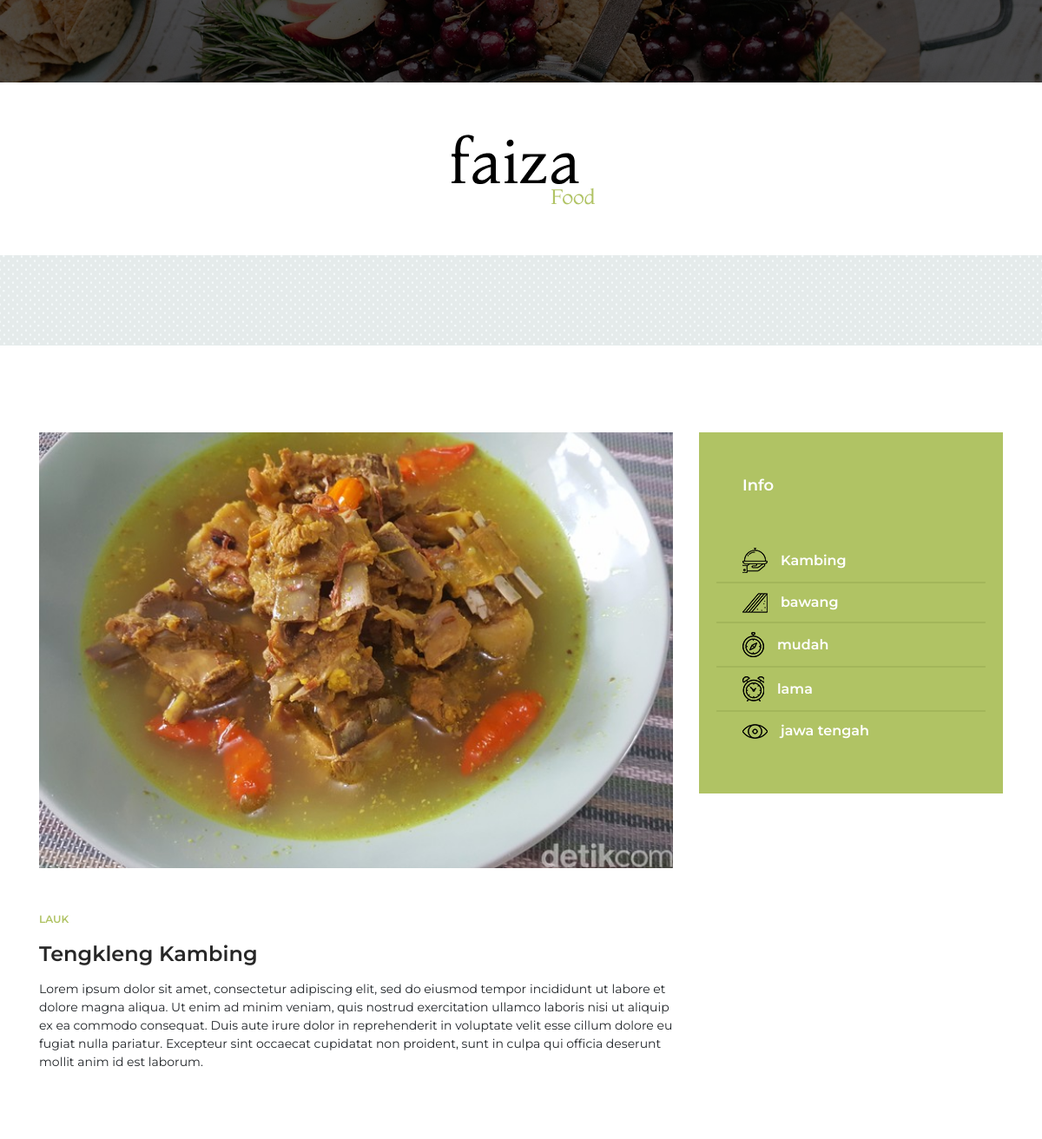
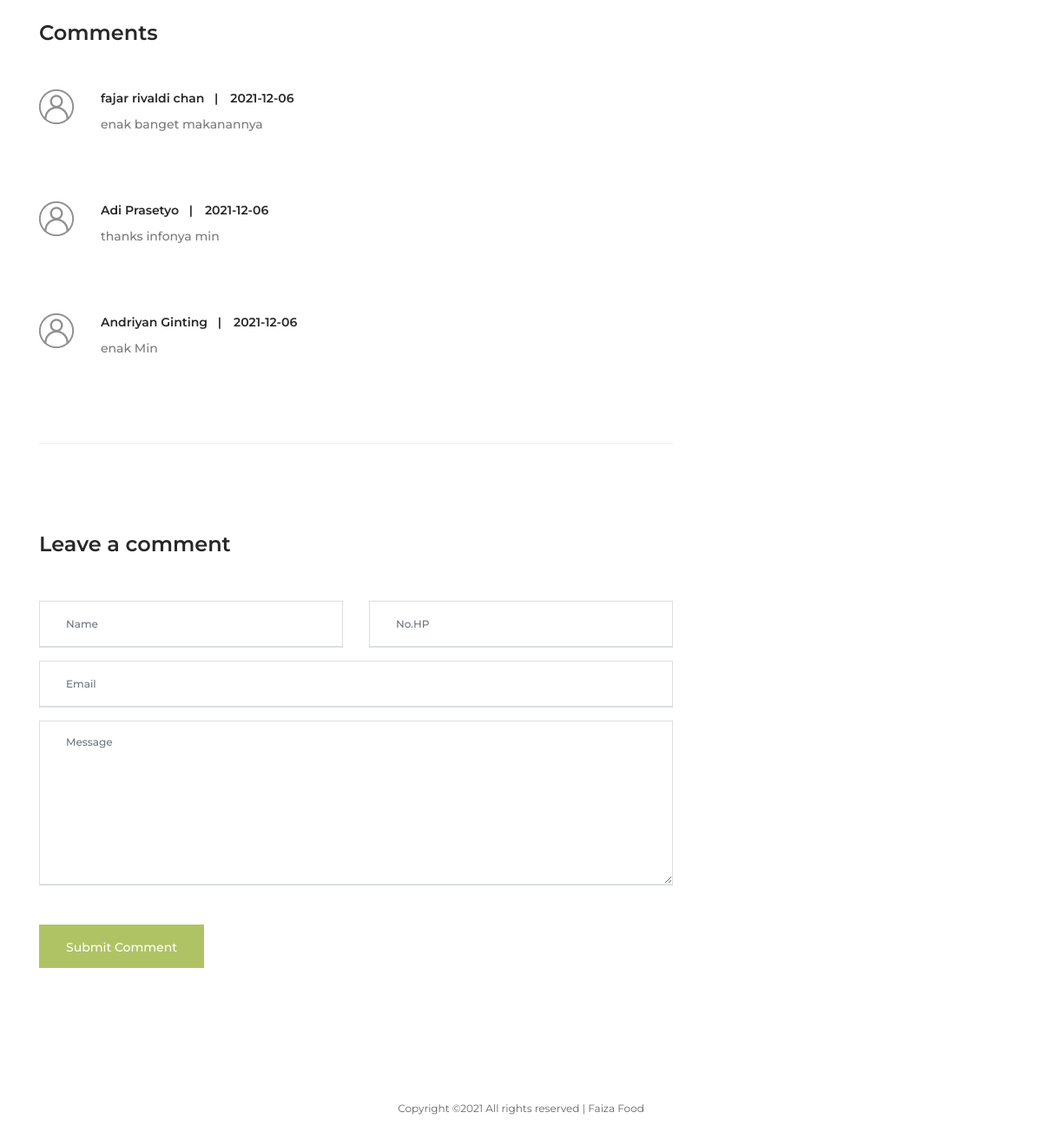
Screenshot of /page/detail/4 with the database file from the repository (2 pictures, top to bottom).
### tables this page shows
CREATE TABLE `tbl_resep` (
  `id` int(11) NOT NULL,
  `nama` varchar(50) NOT NULL,
  `bahan` varchar(50) NOT NULL,
  `bumbu` varchar(50) NOT NULL,
  `kesulitan` varchar(50) NOT NULL,
  `waktu` varchar(50) NOT NULL,
  `kategori` varchar(50) NOT NULL,
  `asal` varchar(50) NOT NULL,
  `gambar` varchar(50) NOT NULL,
  `masak` longtext NOT NULL
);

CREATE TABLE `tbl_komen` (
  `id` int(11) NOT NULL,
  `id_resep` int(11) NOT NULL,
  `tgl` date DEFAULT NULL,
  `nama` varchar(100) NOT NULL,
  `email` varchar(100) NOT NULL,
  `hp` varchar(100) NOT NULL,
  `isi` text NOT NULL
);

### application/controllers/Page.php (called while the page is built, shortened)
<?php
class Page extends CI_Controller
{
	function __construct(){
		$this->load->model('Model_page');
	}
	public function detail($id){
		$where = array('id' => $id);
		$data['data'] = $this->Model_page->detail($where,'tbl_resep')->row();
		$data['komen'] = $this->Model_page->komen($id,'tbl_komen')->result();
		$this->load->view('detail', $data);
	}
}

### index.php (called while the page is built, shortened)
<?php
require_once BASEPATH.'core/CodeIgniter.php';

### application/models/Model_page.php (called while the page is built, shortened)
<?php
class Model_page extends CI_Model
{
	function detail($where,$table){
		return $this->db->get_where($table,$where);
	}
	function komen($id,$table)
	{
		return $this->db->get_where($table,array('id_resep'=>$id));
	}
}

### application/views/detail.php (the view, shortened to what this page needs)
<!DOCTYPE html>
<html lang="en">
<head>
    <link rel="stylesheet" href="<?php echo base_url() ?>assets/page/style.css">
</head>
<body>
    <header class="header-area">
        <div class="top-header-area bg-img bg-overlay" style="background-image: url(<?php echo base_url() ?>assets/page/img/bg-img/header.jpg);">
            <div class="container h-100">
            </div>
        </div>
        <div class="logo-area">
            <a href="#"><img src="<?php echo base_url() ?>assets/page/img/core-img/logo.png" alt=""></a>
        </div>
    </header>
    <div class="bueno-search-area section-padding-100-0 pb-1 bg-img" style="background-image: url(<?php echo base_url() ?>assets/page/img/core-img/pattern.png);">
    </div>
    <section class="post-news-area section-padding-100-0 mb-70">
        <div class="container">
            <div class="row justify-content-center">
                <div class="col-12 col-lg-4 col-xl-8">
                    <div class="post-details-content mb-100">
                        <div class="blog-thumbnail mb-50">
                            <img src="<?php echo base_url();?>assets/gambar/<?php echo $data->gambar;?>" alt="">
                        </div>
                        <div class="blog-content">
                            <a href="#" class="post-tag"><?php echo htmlentities($data->kategori, ENT_QUOTES, 'UTF-8');?></a>
                            <h4 class="post-title"><?php echo htmlentities($data->nama, ENT_QUOTES, 'UTF-8');?></h4>
                            <?php echo $data->masak;?>
                        </div>
                    </div>
                    <div class="comment_area clearfix mb-100">
                        <h4 class="mb-50">Comments</h4>
                        <ol>
                                <?php
                                  foreach($komen as $y){
                                ?>
                            <li class="single_comment_area">
                                <div class="comment-content d-flex">
                                    <div class="comment-author">
                                        <img src="<?php echo base_url() ?>assets/page/img/bg-img/32.jpg" alt="author">
                                    </div>
                                    <div class="comment-meta">
                                        <div class="d-flex">
                                            <a href="#" class="post-author"><?php echo htmlentities($y->nama, ENT_QUOTES, 'UTF-8');?></a>
                                            <a href="#" class="reply"><?php echo htmlentities($y->tgl, ENT_QUOTES, 'UTF-8');?></a>
                                        </div>
                                        <p><?php echo htmlentities($y->isi, ENT_QUOTES, 'UTF-8');?></p>
                                    </div>
                                </div>
                                <?php } ?>
                        </ol>
                    </div>
                    <div class="post-a-comment-area mb-30 clearfix">
                        <h4 class="mb-50">Leave a comment</h4>
                        <div class="contact-form-area">
                            <form action="<?php echo base_url() ?>page/komen" method="post">
                                <div class="row">
                                    <div class="col-12 col-lg-6">
                                        <input type="text" class="form-control" id="name" name="nama" placeholder="Name">
                                    </div>
                                    <div class="col-12 col-lg-6">
                                        <input type="number" class="form-control" id="email" name="hp" placeholder="No.HP">
                                    </div>
                                    <div class="col-12">
                                        <input type="email" class="form-control" id="subject" name="email" placeholder="Email">
                                    </div>
                                    <div class="col-12">
                                        <textarea name="isi" class="form-control" id="message" cols="30" rows="10" placeholder="Message"></textarea>
                                    </div>
                                    <div class="col-12">
                                        <button class="btn bueno-btn mt-30" type="submit">Submit Comment</button>
                                    </div>
                                </div>
                            </form>
                        </div>
                    </div>
                </div>
                <div class="col-12 col-lg-4 col-xl-4">
                    <div class="recipe-info">
                        <h5>Info</h5>
                        <ul class="info-data">
                            <li><img src="<?php echo base_url() ?>assets/page/img/core-img/tray.png" alt=""> <span><?php echo htmlentities($data->bahan, ENT_QUOTES, 'UTF-8');?></span></li>
                            <li><img src="<?php echo base_url() ?>assets/page/img/core-img/sandwich.png" alt=""> <span><?php echo htmlentities($data->bumbu, ENT_QUOTES, 'UTF-8');?></span></li>
                            <li><img src="<?php echo base_url() ?>assets/page/img/core-img/compass.png" alt=""> <span><?php echo htmlentities($data->kesulitan, ENT_QUOTES, 'UTF-8');?></span></li>
                            <li><img src="<?php echo base_url() ?>assets/page/img/core-img/alarm-clock.png" alt=""> <span><?php echo htmlentities($data->waktu, ENT_QUOTES, 'UTF-8');?></span></li>
                            <li><img src="<?php echo base_url() ?>assets/page/img/core-img/eye.png" alt=""> <span><?php echo htmlentities($data->asal, ENT_QUOTES, 'UTF-8');?></span></li>
                        </ul>
                    </div>
                </div>
            </div>
        </div>
    </section>
    <footer class="footer-area">
        <div class="container">
            <div class="row">
                <div class="col-12">
                    <p class="copywrite-text text-center">
                        Copyright &copy;<script>document.write(new Date().getFullYear());</script> All rights reserved | Faiza Food
                        </p>
                </div>
            </div>
        </div>
    </footer>
</body>
</html>

### assets/page/css/classy-nav.css (style rules this page uses)
* { margin: 0; padding: 0; }
body { font-family: "Roboto", sans-serif; }
ul, ol { margin: 0; }
ul li, ol li { list-style: none; }
img { height: auto; max-width: 100%; }
.bg-img { background-position: center center; background-size: cover; background-repeat: no-repeat; }
.justify-content-center { -webkit-box-pack: center; -ms-flex-pack: center; justify-content: center; }

### rows the page displays
tbl_resep: gambar (picture), kategori "LAUK", nama "Tengkleng Kambing", masak "Lorem ipsum dolor sit amet, consectetur adipiscing elit, sed do eiusmod tempor incididunt ut labore et dolore magna aliqua. Ut enim ad minim veniam, quis nostrud exercitation ullamco laboris nisi ut aliquip ex ea commodo consequat. Duis aute irure dolor in reprehenderit in voluptate velit esse cillum dolore eu fugiat nulla pariatur. Excepteur sint occaecat cupidatat non proident, sunt in culpa qui officia deserunt mollit anim id est laborum.", bahan "Kambing", bumbu "bawang", kesulitan "mudah", waktu "lama", asal "jawa tengah"
tbl_komen: nama "fajar rivaldi chan", tgl "2021-12-06", isi "enak banget makanannya"
tbl_komen: nama "Adi Prasetyo", tgl "2021-12-06", isi "thanks infonya min"
tbl_komen: nama "Andriyan Ginting", tgl "2021-12-06", isi "enak Min"
